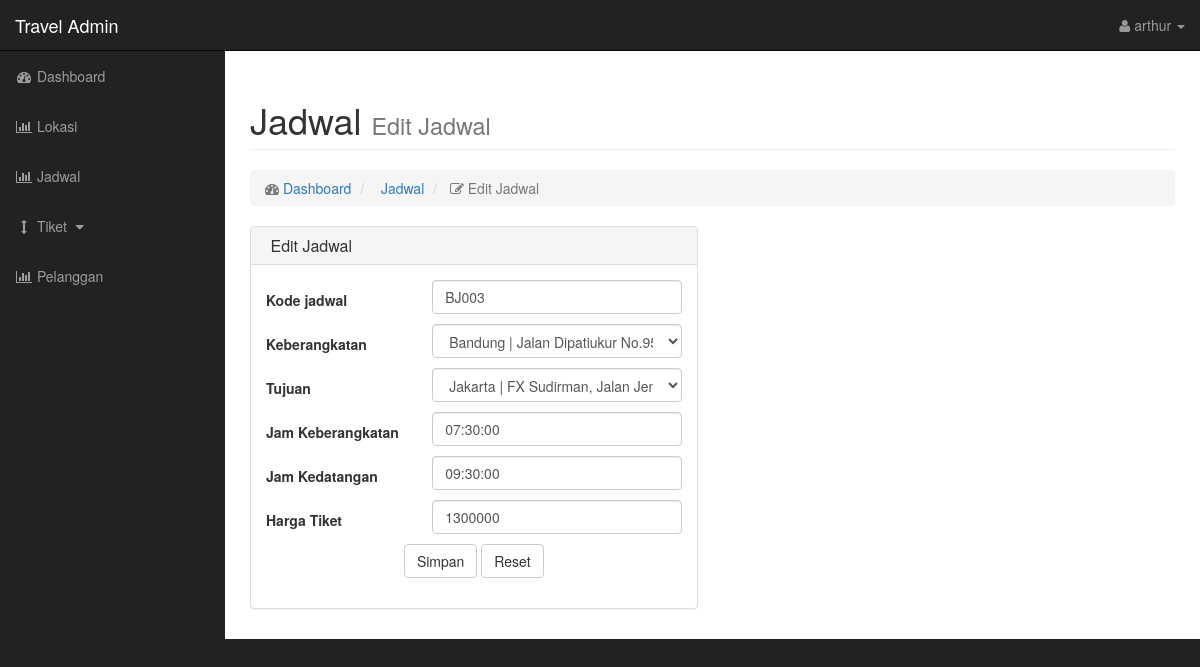
Page /admin/edit_jadwal.php?kd=BJ003 (signed in) on the committed database.
### tables this page shows
CREATE TABLE `jadwal` (
  `kd_jadwal` char(5) NOT NULL,
  `kd_lokasi_asal` char(5) DEFAULT NULL,
  `kd_lokasi_tujuan` char(5) DEFAULT NULL,
  `jam_pergi` time DEFAULT NULL,
  `jam_berangkat` time DEFAULT NULL,
  `harga` int(11) DEFAULT NULL,
  PRIMARY KEY (`kd_jadwal`),
  KEY `fr1` (`kd_lokasi_asal`),
  KEY `fr2` (`kd_lokasi_tujuan`)
);

### admin/edit_jadwal.php (the view, shortened to what this page needs)
<!DOCTYPE html>
<html lang="en">
<head>
    <link href="css/bootstrap.min.css" rel="stylesheet">
    <link href="css/sb-admin.css" rel="stylesheet">
    <link href="css/plugins/morris.css" rel="stylesheet">
    <link href="font-awesome/css/font-awesome.min.css" rel="stylesheet" type="text/css">
</head>
<body>
    <div id="wrapper">
        <?php include "header.php" ?>
        <div id="page-wrapper">
            <div class="container-fluid">
                <div class="row">
                    <div class="col-lg-12">
                        <h1 class="page-header">
                            Jadwal <small>Edit Jadwal</small>
                        </h1>
                        <ol class="breadcrumb">
                            <li class="active">
                                <i class="fa fa-dashboard"></i>  <a href="index.php">Dashboard</a>
                            </li>
                            <li>
                                <i class="fa"></i> <a href="jadwal.php">Jadwal</a>
                            </li>
                            <li class="active">
                                <i class="fa fa-edit"></i> Edit Jadwal
                            </li>
                        </ol>
                    </div>
                </div>
                <div class="row">
                    <div class="col-lg-6">
                        <div class="panel panel-default">
                            <div class="panel-heading">
                                <h3 class="panel-title"><i class="fa"></i> Edit Jadwal</h3>
                            </div>
                            <div class="panel-body">
                                <?php
                                    $kd=$_GET['kd'];
                                    $link=koneksi_db();
                                    $sq="SELECT * FROM jadwal WHERE kd_jadwal = '$kd'";
                                    $ress=mysql_query($sq,$link);
                                    $dt=mysql_fetch_array($ress);
                                ?>
                                <form action="index.php" method="POST" role="form">
                                    <div class="form-group">
                                        <table width="100%">
                                            <tr>
                                                <td width="40%"><label>Kode jadwal</label></td>
                                                <td><input class="form-control" name="kd_jadwal" value="<?php echo "$dt[0]";?>"><p class="help-block"></p></td>
                                            </tr>
                                            <?php
                                                $sql="SELECT * FROM lokasi ORDER BY kota";
                                                $res=mysql_query($sql,$link);
                                                $res2=mysql_query($sql,$link);
                                            ?>
                                            <tr>
                                                <td><label>Keberangkatan</label></td>
                                                <td><select class="form-control" name="kd_asal">
                                                        <?php
                                                        while ($data=mysql_fetch_array($res)) {
                                                            if ($data[0]==$dt[1]) {
                                                                echo "<option value=$data[0] selected='selected'>$data[1] | $data[2]</option>";
                                                            }
                                                            else
                                                            echo "<option value=$data[0]>$data[1] | $data[2]</option>";
                                                        }
                                                        ?>
                                                    </select><p class="help-block"></p>
                                                </td>
                                            </tr>
                                            <tr>
                                                <td><label>Tujuan</label></td>
                                                <td><select class="form-control" name="kd_tujuan">
                                                        <?php
                                                        while ($data2=mysql_fetch_array($res2)) {
                                                            if ($data2[0]==$dt[2]) {
                                                                echo "<option value=$data2[0] selected='selected'>$data2[1] | $data2[2]</option>";
                                                            }
                                                            else
                                                            echo "<option value=$data2[0]>$data2[1] | $data2[2]</option>";
                                                        }
                                                        ?>
                                                    </select><p class="help-block"></p></td>
                                            </tr>
                                            <tr>
                                                <td><label>Jam Keberangkatan</label></td>
                                                <td><input class="form-control" name="jam_berangkat" value="<?php echo "$dt[3]";?>"><p class="help-block"></p></td>
                                            </tr>
                                            <tr>
                                                <td><label>Jam Kedatangan</label></td>
                                                <td><input class="form-control" name="jam_sampai" value="<?php echo "$dt[4]";?>"><p class="help-block"></p></td>
                                            </tr>
                                            <tr>
                                                <td><label>Harga Tiket</label></td>
                                                <td><input class="form-control" name="harga" value="<?php echo "$dt[5]";?>"><p class="help-block"></p></td>
                                            </tr>
                                            <tr>
                                                <td colspan="2" align="center">
                                                    <button type="submit" class="btn btn-default">Simpan</button>
                                                    <button type="reset" class="btn btn-default">Reset</button>
                                                </td>
                                            </tr>
                                    </div>
                                </form>
                            </div>
                        </div>
                    </div>
                </div>
            </div>
        </div>
    </div>
</body>
</html>

### admin/css/sb-admin.css (style rules this page uses)
body { margin-top: 100px; background-color: #222; }
@media (min-width:768px) { body { margin-top: 50px; } }
#wrapper { padding-left: 0; }
#page-wrapper { width: 100%; padding: 0; background-color: #fff; }
@media (min-width:768px) { #wrapper { padding-left: 225px; } }
@media (min-width:768px) { #page-wrapper { padding: 10px; } }

### rows in the picture
jadwal: kd_jadwal "BJ003", jam_berangkat "07:30:00", jam_sampai "09:30:00", harga "1300000"

### other values in the picture
$_SESSION['nama'] "arthur"
form field kd_asal "Bandung | Jalan Dipatiukur No.95"
form field kd_tujuan "Jakarta | FX Sudirman, Jalan Jenderal Sudirman, Pintu Satu Senayan"
